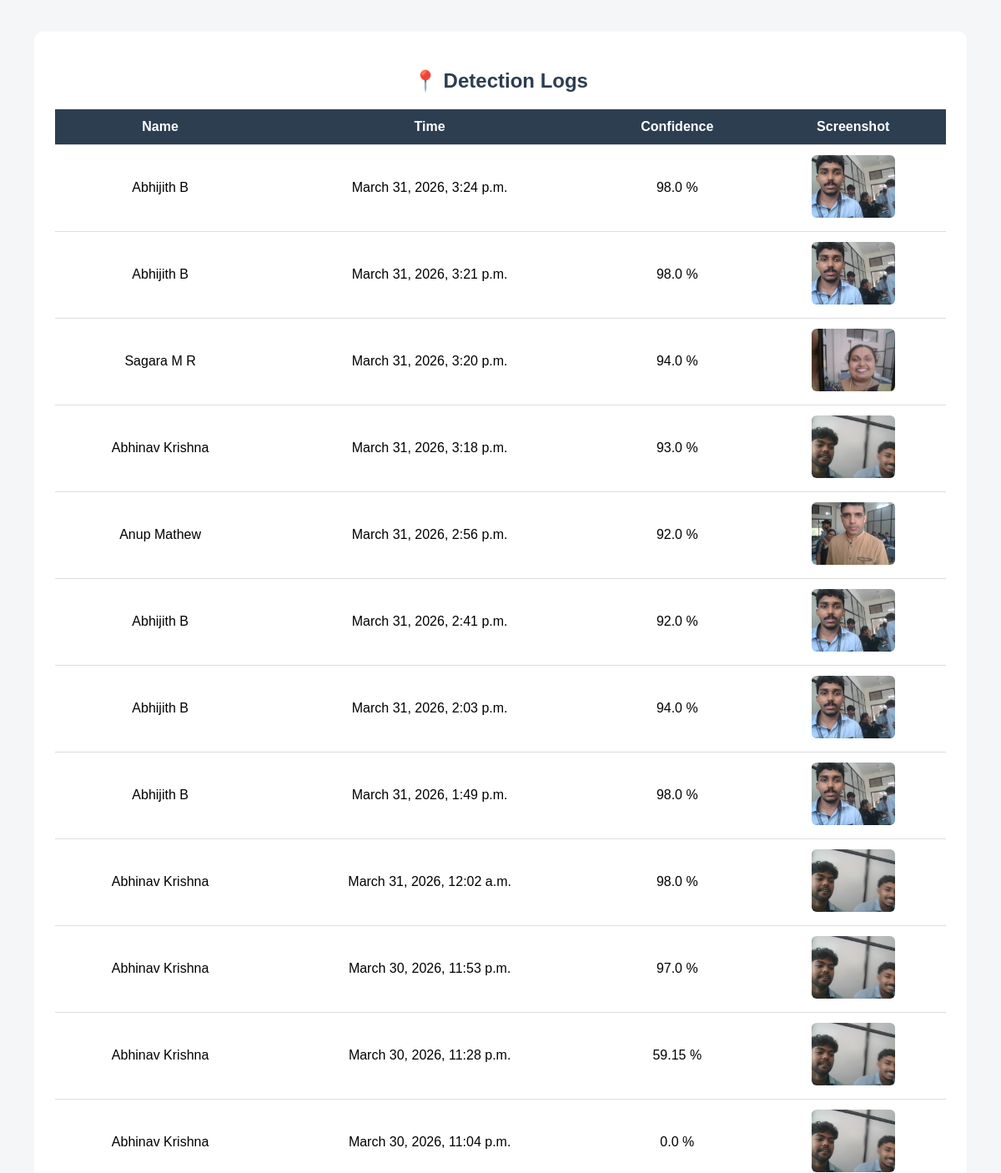
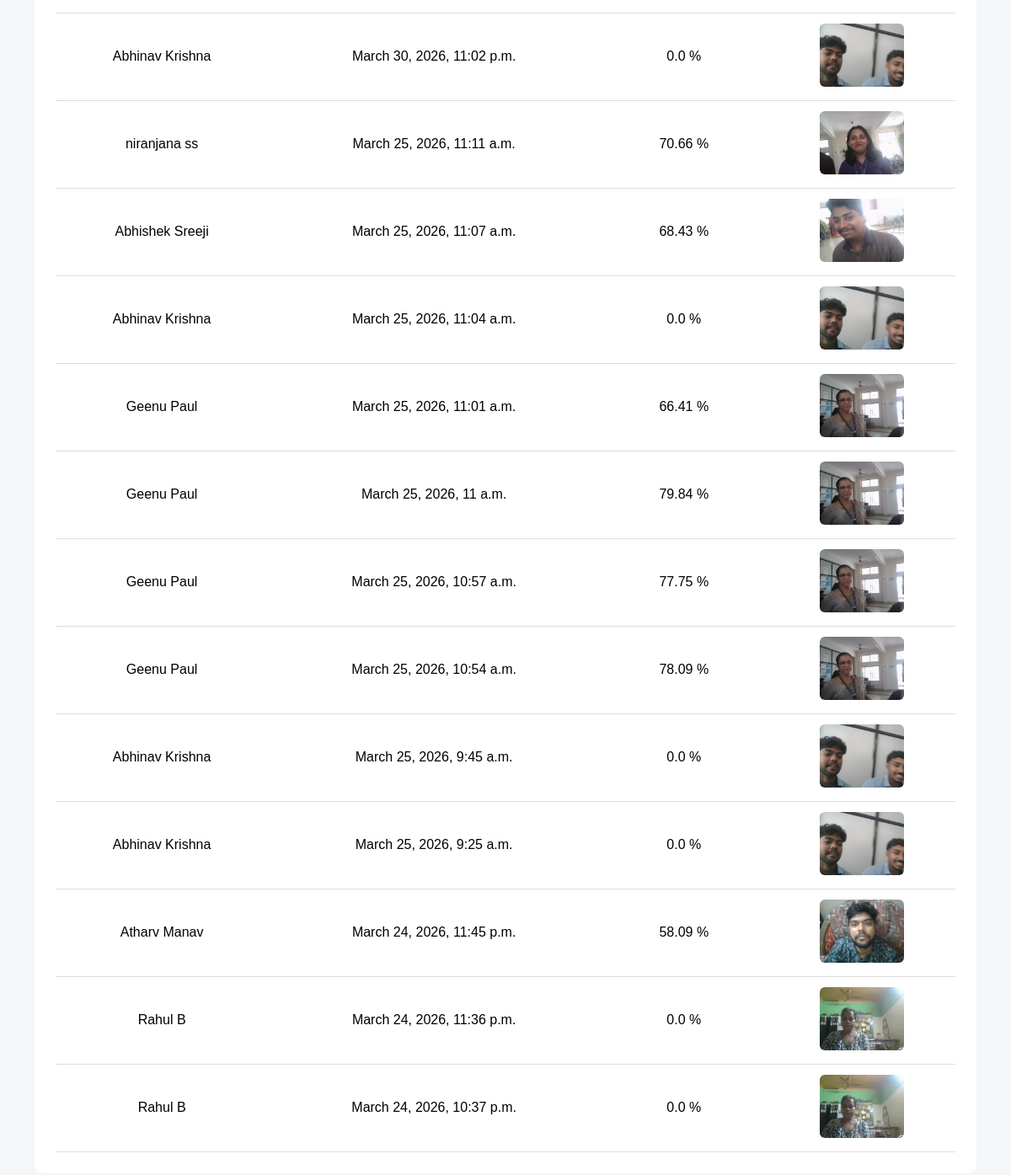
Page /locations/ on the committed database (2 pictures, top to bottom).
### missingperson/models.py (models this page shows, shortened)
class DetectionLog(models.Model):
    person = models.ForeignKey(
        MissingPerson,
        on_delete=models.CASCADE
    )
    detected_at = models.DateTimeField(
        auto_now_add=True
    )
    location = models.CharField(
        max_length=200,
        default="Surveillance Camera"
    )
    confidence = models.FloatField()
    screenshot = models.ImageField(
        upload_to="detections/",
        null=True,
        blank=True
    )

class MissingPerson(models.Model):
    REPORT_TYPE_CHOICES = (
        ("POLICE", "Police"),
        ("INDIVIDUAL", "Individual"),
    )
    GENDER_CHOICES = (
        ("Male", "Male"),
        ("Female", "Female"),
        ("Other", "Other"),
    )
    first_name = models.CharField(
        max_length=100
    )
    last_name = models.CharField(
        max_length=100
    )
    father_name = models.CharField(
        max_length=100
    )
    date_of_birth = models.DateField()
    address = models.TextField()
    phone_number = models.CharField(
        max_length=15
    )
    aadhar_number = models.CharField(
        max_length=20
    )
    missing_from = models.DateField()
    email = models.EmailField()
    gender = models.CharField(
        max_length=10,
        choices=GENDER_CHOICES
    )
    image = models.ImageField(
        upload_to="missing_persons/"
    )
    report_type = models.CharField(
        max_length=20,
        choices=REPORT_TYPE_CHOICES,
        default="INDIVIDUAL"
    )
    created_at = models.DateTimeField(
        auto_now_add=True
    )

### missingperson/views.py (the view)
def locations(request):
    logs = DetectionLog.objects.all().order_by(
        "-detected_at"
    )
    return render(
        request,
        "locations.html",
        {"logs": logs}
    )

### missingperson/templates/locations.html (shortened to what this page needs)
<!DOCTYPE html>
<html>
<head>
</head>
<body>
<div class="container">
<h2>📍 Detection Logs</h2>
<table>
<tr>
<th>Name</th>
<th>Time</th>
<th>Confidence</th>
<th>Screenshot</th>
</tr>
{% for log in logs %}
<tr>
<td>
{{ log.person.first_name }}
{{ log.person.last_name }}
</td>
<td>
{{ log.detected_at }}
</td>
<td>
{{ log.confidence }} %
</td>
<td>
{% if log.screenshot %}
<img src="{{ log.screenshot.url }}">
{% endif %}
</td>
</tr>
{% endfor %}
</table>
</div>
</body>
</html>

### missingperson/templates/locations.html (style rules this page uses)
body { font-family: Arial; background: #f4f6f8; padding: 30px; }
.container { background: white; padding: 25px; border-radius: 10px; width: 95%; margin: auto; }
h2 { text-align: center; color: #2c3e50; }
table { width: 100%; border-collapse: collapse; margin-top: 20px; }
th, td { padding: 12px; border-bottom: 1px solid #ddd; text-align: center; }
th { background: #2c3e50; color: white; }
img { width: 100px; border-radius: 6px; }

### rows in the picture
DetectionLog: person.first_name "Abhijith", person.last_name "B", detected_at "March 31, 2026, 3:24 p.m.", confidence "98.0", screenshot (picture)
DetectionLog: person.first_name "Abhijith", person.last_name "B", detected_at "March 31, 2026, 3:21 p.m.", confidence "98.0", screenshot (picture)
DetectionLog: person.first_name "Sagara", person.last_name "M R", detected_at "March 31, 2026, 3:20 p.m.", confidence "94.0", screenshot (picture)
DetectionLog: person.first_name "Abhinav", person.last_name "Krishna", detected_at "March 31, 2026, 3:18 p.m.", confidence "93.0", screenshot (picture)
DetectionLog: person.first_name "Anup", person.last_name "Mathew", detected_at "March 31, 2026, 2:56 p.m.", confidence "92.0", screenshot (picture)
DetectionLog: person.first_name "Abhijith", person.last_name "B", detected_at "March 31, 2026, 2:41 p.m.", confidence "92.0", screenshot (picture)
DetectionLog: person.first_name "Abhijith", person.last_name "B", detected_at "March 31, 2026, 2:03 p.m.", confidence "94.0", screenshot (picture)
DetectionLog: person.first_name "Abhijith", person.last_name "B", detected_at "March 31, 2026, 1:49 p.m.", confidence "98.0", screenshot (picture)
DetectionLog: person.first_name "Abhinav", person.last_name "Krishna", detected_at "March 31, 2026, 12:02 a.m.", confidence "98.0", screenshot (picture)
DetectionLog: person.first_name "Abhinav", person.last_name "Krishna", detected_at "March 30, 2026, 11:53 p.m.", confidence "97.0", screenshot (picture)
DetectionLog: person.first_name "Abhinav", person.last_name "Krishna", detected_at "March 30, 2026, 11:28 p.m.", confidence "59.15", screenshot (picture)
DetectionLog: person.first_name "Abhinav", person.last_name "Krishna", detected_at "March 30, 2026, 11:04 p.m.", confidence "0.0", screenshot (picture)
DetectionLog: person.first_name "Abhinav", person.last_name "Krishna", detected_at "March 30, 2026, 11:02 p.m.", confidence "0.0", screenshot (picture)
DetectionLog: person.first_name "niranjana", person.last_name "ss", detected_at "March 25, 2026, 11:11 a.m.", confidence "70.66", screenshot (picture)
DetectionLog: person.first_name "Abhishek", person.last_name "Sreeji", detected_at "March 25, 2026, 11:07 a.m.", confidence "68.43", screenshot (picture)
DetectionLog: person.first_name "Abhinav", person.last_name "Krishna", detected_at "March 25, 2026, 11:04 a.m.", confidence "0.0", screenshot (picture)
DetectionLog: person.first_name "Geenu", person.last_name "Paul", detected_at "March 25, 2026, 11:01 a.m.", confidence "66.41", screenshot (picture)
DetectionLog: person.first_name "Geenu", person.last_name "Paul", detected_at "March 25, 2026, 11 a.m.", confidence "79.84", screenshot (picture)
DetectionLog: person.first_name "Geenu", person.last_name "Paul", detected_at "March 25, 2026, 10:57 a.m.", confidence "77.75", screenshot (picture)
DetectionLog: person.first_name "Geenu", person.last_name "Paul", detected_at "March 25, 2026, 10:54 a.m.", confidence "78.09", screenshot (picture)
DetectionLog: person.first_name "Abhinav", person.last_name "Krishna", detected_at "March 25, 2026, 9:45 a.m.", confidence "0.0", screenshot (picture)
DetectionLog: person.first_name "Abhinav", person.last_name "Krishna", detected_at "March 25, 2026, 9:25 a.m.", confidence "0.0", screenshot (picture)
DetectionLog: person.first_name "Atharv", person.last_name "Manav", detected_at "March 24, 2026, 11:45 p.m.", confidence "58.09", screenshot (picture)
DetectionLog: person.first_name "Rahul", person.last_name "B", detected_at "March 24, 2026, 11:36 p.m.", confidence "0.0", screenshot (picture)
DetectionLog: person.first_name "Rahul", person.last_name "B", detected_at "March 24, 2026, 10:37 p.m.", confidence "0.0", screenshot (picture)
